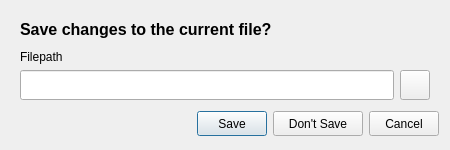
<?xml version="1.0" encoding="UTF-8"?>
<ui version="4.0">
 <class>Dialog</class>
 <widget class="QDialog" name="Dialog">
  <property name="geometry">
   <rect>
    <x>0</x>
    <y>0</y>
    <width>450</width>
    <height>150</height>
   </rect>
  </property>
  <property name="minimumSize">
   <size>
    <width>450</width>
    <height>150</height>
   </size>
  </property>
  <property name="maximumSize">
   <size>
    <width>450</width>
    <height>150</height>
   </size>
  </property>
  <property name="windowTitle">
   <string>Dialog</string>
  </property>
  <layout class="QVBoxLayout" name="verticalLayout_2">
   <item>
    <widget class="QFrame" name="frame_main">
     <property name="frameShape">
      <enum>QFrame::NoFrame</enum>
     </property>
     <property name="frameShadow">
      <enum>QFrame::Plain</enum>
     </property>
     <property name="lineWidth">
      <number>0</number>
     </property>
     <layout class="QVBoxLayout" name="verticalLayout">
      <property name="spacing">
       <number>0</number>
      </property>
      <property name="leftMargin">
       <number>0</number>
      </property>
      <property name="topMargin">
       <number>0</number>
      </property>
      <property name="rightMargin">
       <number>0</number>
      </property>
      <property name="bottomMargin">
       <number>0</number>
      </property>
      <item>
       <widget class="QFrame" name="frame_save_info">
        <property name="minimumSize">
         <size>
          <width>0</width>
          <height>40</height>
         </size>
        </property>
        <property name="frameShape">
         <enum>QFrame::NoFrame</enum>
        </property>
        <property name="frameShadow">
         <enum>QFrame::Plain</enum>
        </property>
        <property name="lineWidth">
         <number>0</number>
        </property>
        <layout class="QVBoxLayout" name="verticalLayout_3">
         <item>
          <widget class="QLabel" name="label_title">
           <property name="text">
            <string>&lt;html&gt;&lt;head/&gt;&lt;body&gt;&lt;p&gt;&lt;span style=&quot; font-size:12pt; font-weight:600;&quot;&gt;Save changes to the current file?&lt;/span&gt;&lt;/p&gt;&lt;/body&gt;&lt;/html&gt;</string>
           </property>
          </widget>
         </item>
         <item alignment="Qt::AlignBottom">
          <widget class="QLabel" name="label_filepath">
           <property name="text">
            <string>Filepath</string>
           </property>
          </widget>
         </item>
         <item>
          <widget class="QFrame" name="frame_filepath">
           <property name="frameShape">
            <enum>QFrame::NoFrame</enum>
           </property>
           <property name="frameShadow">
            <enum>QFrame::Sunken</enum>
           </property>
           <property name="lineWidth">
            <number>0</number>
           </property>
           <layout class="QHBoxLayout" name="horizontalLayout_2">
            <property name="spacing">
             <number>6</number>
            </property>
            <property name="leftMargin">
             <number>0</number>
            </property>
            <property name="topMargin">
             <number>0</number>
            </property>
            <property name="rightMargin">
             <number>0</number>
            </property>
            <property name="bottomMargin">
             <number>0</number>
            </property>
            <item>
             <widget class="QLineEdit" name="lineEdit_filepath">
              <property name="minimumSize">
               <size>
                <width>0</width>
                <height>30</height>
               </size>
              </property>
              <property name="maximumSize">
               <size>
                <width>16777215</width>
                <height>30</height>
               </size>
              </property>
             </widget>
            </item>
            <item>
             <widget class="QPushButton" name="pushButton_directory_browser">
              <property name="minimumSize">
               <size>
                <width>30</width>
                <height>30</height>
               </size>
              </property>
              <property name="maximumSize">
               <size>
                <width>30</width>
                <height>30</height>
               </size>
              </property>
              <property name="focusPolicy">
               <enum>Qt::NoFocus</enum>
              </property>
              <property name="text">
               <string/>
              </property>
             </widget>
            </item>
           </layout>
          </widget>
         </item>
        </layout>
       </widget>
      </item>
      <item alignment="Qt::AlignRight">
       <widget class="QFrame" name="frame_buttons">
        <property name="maximumSize">
         <size>
          <width>16777215</width>
          <height>30</height>
         </size>
        </property>
        <property name="frameShape">
         <enum>QFrame::NoFrame</enum>
        </property>
        <property name="frameShadow">
         <enum>QFrame::Plain</enum>
        </property>
        <property name="lineWidth">
         <number>0</number>
        </property>
        <layout class="QHBoxLayout" name="horizontalLayout">
         <property name="leftMargin">
          <number>0</number>
         </property>
         <property name="topMargin">
          <number>0</number>
         </property>
         <property name="rightMargin">
          <number>0</number>
         </property>
         <property name="bottomMargin">
          <number>0</number>
         </property>
         <item>
          <widget class="QPushButton" name="pushButton_save">
           <property name="minimumSize">
            <size>
             <width>70</width>
             <height>25</height>
            </size>
           </property>
           <property name="maximumSize">
            <size>
             <width>70</width>
             <height>25</height>
            </size>
           </property>
           <property name="text">
            <string>Save</string>
           </property>
          </widget>
         </item>
         <item>
          <widget class="QPushButton" name="pushButton_dont_save">
           <property name="minimumSize">
            <size>
             <width>90</width>
             <height>25</height>
            </size>
           </property>
           <property name="maximumSize">
            <size>
             <width>90</width>
             <height>25</height>
            </size>
           </property>
           <property name="text">
            <string>Don't Save</string>
           </property>
          </widget>
         </item>
         <item>
          <widget class="QPushButton" name="pushButton_cancel">
           <property name="minimumSize">
            <size>
             <width>70</width>
             <height>25</height>
            </size>
           </property>
           <property name="maximumSize">
            <size>
             <width>70</width>
             <height>25</height>
            </size>
           </property>
           <property name="text">
            <string>Cancel</string>
           </property>
          </widget>
         </item>
        </layout>
       </widget>
      </item>
     </layout>
    </widget>
   </item>
  </layout>
 </widget>
 <tabstops>
  <tabstop>lineEdit_filepath</tabstop>
  <tabstop>pushButton_save</tabstop>
  <tabstop>pushButton_dont_save</tabstop>
  <tabstop>pushButton_cancel</tabstop>
 </tabstops>
 <resources/>
 <connections/>
</ui>
